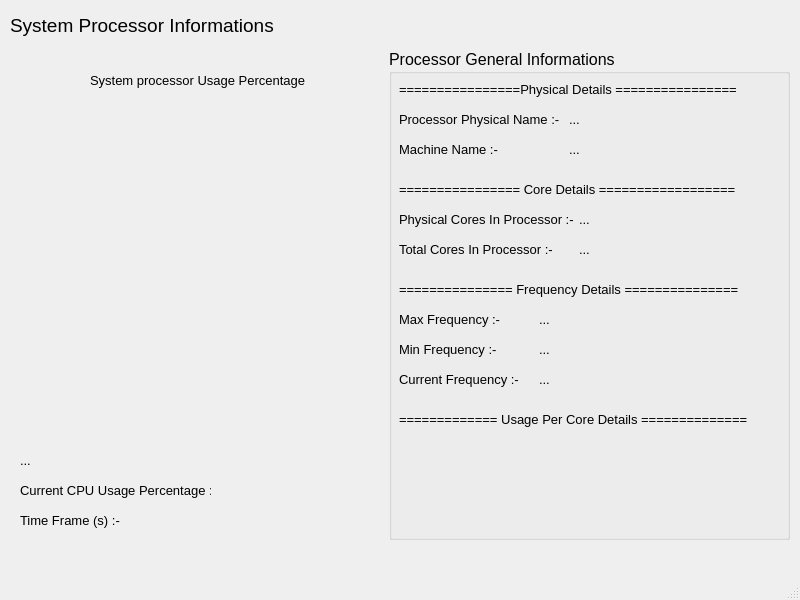
<?xml version="1.0" encoding="UTF-8"?>
<ui version="4.0">
 <class>ProcessorInformationWindow</class>
 <widget class="QMainWindow" name="ProcessorInformationWindow">
  <property name="geometry">
   <rect>
    <x>0</x>
    <y>0</y>
    <width>800</width>
    <height>600</height>
   </rect>
  </property>
  <property name="windowTitle">
   <string>MainWindow</string>
  </property>
  <widget class="QWidget" name="centralwidget">
   <widget class="QLabel" name="label_7">
    <property name="geometry">
     <rect>
      <x>10</x>
      <y>10</y>
      <width>271</width>
      <height>31</height>
     </rect>
    </property>
    <property name="font">
     <font>
      <pointsize>14</pointsize>
     </font>
    </property>
    <property name="text">
     <string>System Processor Informations</string>
    </property>
   </widget>
   <widget class="roundProgressBar" name="cpu_usage_progress" native="true">
    <property name="geometry">
     <rect>
      <x>20</x>
      <y>100</y>
      <width>341</width>
      <height>331</height>
     </rect>
    </property>
   </widget>
   <widget class="QGroupBox" name="groupBox">
    <property name="geometry">
     <rect>
      <x>389</x>
      <y>49</y>
      <width>401</width>
      <height>491</height>
     </rect>
    </property>
    <property name="font">
     <font>
      <pointsize>12</pointsize>
     </font>
    </property>
    <property name="title">
     <string>Processor General Informations</string>
    </property>
    <widget class="QLabel" name="label_13">
     <property name="geometry">
      <rect>
       <x>10</x>
       <y>160</y>
       <width>191</width>
       <height>21</height>
      </rect>
     </property>
     <property name="font">
      <font>
       <pointsize>10</pointsize>
      </font>
     </property>
     <property name="text">
      <string>Physical Cores In Processor :- </string>
     </property>
    </widget>
    <widget class="QLabel" name="label_14">
     <property name="geometry">
      <rect>
       <x>10</x>
       <y>190</y>
       <width>171</width>
       <height>21</height>
      </rect>
     </property>
     <property name="font">
      <font>
       <pointsize>10</pointsize>
      </font>
     </property>
     <property name="text">
      <string>Total Cores In Processor :- </string>
     </property>
    </widget>
    <widget class="QLabel" name="label_15">
     <property name="geometry">
      <rect>
       <x>10</x>
       <y>260</y>
       <width>171</width>
       <height>21</height>
      </rect>
     </property>
     <property name="font">
      <font>
       <pointsize>10</pointsize>
      </font>
     </property>
     <property name="text">
      <string>Max Frequency :- </string>
     </property>
    </widget>
    <widget class="QLabel" name="label_16">
     <property name="geometry">
      <rect>
       <x>10</x>
       <y>290</y>
       <width>171</width>
       <height>21</height>
      </rect>
     </property>
     <property name="font">
      <font>
       <pointsize>10</pointsize>
      </font>
     </property>
     <property name="text">
      <string>Min Frequency :- </string>
     </property>
    </widget>
    <widget class="QLabel" name="label_17">
     <property name="geometry">
      <rect>
       <x>10</x>
       <y>320</y>
       <width>171</width>
       <height>21</height>
      </rect>
     </property>
     <property name="font">
      <font>
       <pointsize>10</pointsize>
      </font>
     </property>
     <property name="text">
      <string>Current Frequency :- </string>
     </property>
    </widget>
    <widget class="QLabel" name="label_19">
     <property name="geometry">
      <rect>
       <x>10</x>
       <y>130</y>
       <width>381</width>
       <height>21</height>
      </rect>
     </property>
     <property name="font">
      <font>
       <pointsize>10</pointsize>
      </font>
     </property>
     <property name="text">
      <string>================ Core Details ==================</string>
     </property>
    </widget>
    <widget class="QLabel" name="label_20">
     <property name="geometry">
      <rect>
       <x>10</x>
       <y>230</y>
       <width>381</width>
       <height>21</height>
      </rect>
     </property>
     <property name="font">
      <font>
       <pointsize>10</pointsize>
      </font>
     </property>
     <property name="text">
      <string>=============== Frequency Details ===============</string>
     </property>
    </widget>
    <widget class="QLabel" name="label_21">
     <property name="geometry">
      <rect>
       <x>10</x>
       <y>360</y>
       <width>381</width>
       <height>21</height>
      </rect>
     </property>
     <property name="font">
      <font>
       <pointsize>10</pointsize>
      </font>
     </property>
     <property name="text">
      <string>============= Usage Per Core Details ==============</string>
     </property>
    </widget>
    <widget class="QLabel" name="label_22">
     <property name="geometry">
      <rect>
       <x>10</x>
       <y>60</y>
       <width>171</width>
       <height>21</height>
      </rect>
     </property>
     <property name="font">
      <font>
       <pointsize>10</pointsize>
      </font>
     </property>
     <property name="text">
      <string>Processor Physical Name :- </string>
     </property>
    </widget>
    <widget class="QLabel" name="label_23">
     <property name="geometry">
      <rect>
       <x>10</x>
       <y>90</y>
       <width>121</width>
       <height>21</height>
      </rect>
     </property>
     <property name="font">
      <font>
       <pointsize>10</pointsize>
      </font>
     </property>
     <property name="text">
      <string>Machine Name :- </string>
     </property>
    </widget>
    <widget class="QLabel" name="label_24">
     <property name="geometry">
      <rect>
       <x>10</x>
       <y>30</y>
       <width>381</width>
       <height>21</height>
      </rect>
     </property>
     <property name="font">
      <font>
       <pointsize>10</pointsize>
      </font>
     </property>
     <property name="text">
      <string>================Physical Details ================</string>
     </property>
    </widget>
    <widget class="QLabel" name="physicalName_txt">
     <property name="geometry">
      <rect>
       <x>180</x>
       <y>60</y>
       <width>171</width>
       <height>21</height>
      </rect>
     </property>
     <property name="font">
      <font>
       <pointsize>10</pointsize>
      </font>
     </property>
     <property name="text">
      <string>...</string>
     </property>
    </widget>
    <widget class="QLabel" name="machineName_txt">
     <property name="geometry">
      <rect>
       <x>180</x>
       <y>90</y>
       <width>171</width>
       <height>21</height>
      </rect>
     </property>
     <property name="font">
      <font>
       <pointsize>10</pointsize>
      </font>
     </property>
     <property name="text">
      <string>...</string>
     </property>
    </widget>
    <widget class="QLabel" name="physicalCores_txt">
     <property name="geometry">
      <rect>
       <x>190</x>
       <y>160</y>
       <width>171</width>
       <height>21</height>
      </rect>
     </property>
     <property name="font">
      <font>
       <pointsize>10</pointsize>
      </font>
     </property>
     <property name="text">
      <string>...</string>
     </property>
    </widget>
    <widget class="QLabel" name="totalCores_txt">
     <property name="geometry">
      <rect>
       <x>190</x>
       <y>190</y>
       <width>201</width>
       <height>21</height>
      </rect>
     </property>
     <property name="font">
      <font>
       <pointsize>10</pointsize>
      </font>
     </property>
     <property name="text">
      <string>...</string>
     </property>
    </widget>
    <widget class="QLabel" name="maxFrequency_txt">
     <property name="geometry">
      <rect>
       <x>150</x>
       <y>260</y>
       <width>171</width>
       <height>21</height>
      </rect>
     </property>
     <property name="font">
      <font>
       <pointsize>10</pointsize>
      </font>
     </property>
     <property name="text">
      <string>...</string>
     </property>
    </widget>
    <widget class="QLabel" name="minFrequency_txt">
     <property name="geometry">
      <rect>
       <x>150</x>
       <y>290</y>
       <width>171</width>
       <height>21</height>
      </rect>
     </property>
     <property name="font">
      <font>
       <pointsize>10</pointsize>
      </font>
     </property>
     <property name="text">
      <string>...</string>
     </property>
    </widget>
    <widget class="QLabel" name="currentFrequency_txt">
     <property name="geometry">
      <rect>
       <x>150</x>
       <y>320</y>
       <width>171</width>
       <height>21</height>
      </rect>
     </property>
     <property name="font">
      <font>
       <pointsize>10</pointsize>
      </font>
     </property>
     <property name="text">
      <string>...</string>
     </property>
    </widget>
    <widget class="QWidget" name="gridLayoutWidget">
     <property name="geometry">
      <rect>
       <x>10</x>
       <y>390</y>
       <width>381</width>
       <height>80</height>
      </rect>
     </property>
     <layout class="QGridLayout" name="gridLayout"/>
    </widget>
   </widget>
   <widget class="QLabel" name="sysnodename_txt">
    <property name="geometry">
     <rect>
      <x>20</x>
      <y>450</y>
      <width>301</width>
      <height>21</height>
     </rect>
    </property>
    <property name="font">
     <font>
      <pointsize>10</pointsize>
     </font>
    </property>
    <property name="text">
     <string>...</string>
    </property>
   </widget>
   <widget class="QLabel" name="label_11">
    <property name="geometry">
     <rect>
      <x>20</x>
      <y>480</y>
      <width>191</width>
      <height>21</height>
     </rect>
    </property>
    <property name="font">
     <font>
      <pointsize>10</pointsize>
     </font>
    </property>
    <property name="text">
     <string>Current CPU Usage Percentage :- </string>
    </property>
   </widget>
   <widget class="QLabel" name="label_12">
    <property name="geometry">
     <rect>
      <x>20</x>
      <y>510</y>
      <width>141</width>
      <height>21</height>
     </rect>
    </property>
    <property name="font">
     <font>
      <pointsize>10</pointsize>
     </font>
    </property>
    <property name="text">
     <string>Time Frame (s) :- </string>
    </property>
   </widget>
   <widget class="QLabel" name="sysnodename_txt_2">
    <property name="geometry">
     <rect>
      <x>90</x>
      <y>70</y>
      <width>221</width>
      <height>21</height>
     </rect>
    </property>
    <property name="font">
     <font>
      <pointsize>10</pointsize>
     </font>
    </property>
    <property name="text">
     <string>System processor Usage Percentage</string>
    </property>
   </widget>
   <widget class="QLabel" name="usedspace_lab">
    <property name="geometry">
     <rect>
      <x>220</x>
      <y>510</y>
      <width>21</width>
      <height>21</height>
     </rect>
    </property>
    <property name="font">
     <font>
      <pointsize>10</pointsize>
     </font>
    </property>
    <property name="text">
     <string/>
    </property>
   </widget>
   <widget class="QLabel" name="totlab_txt">
    <property name="geometry">
     <rect>
      <x>220</x>
      <y>480</y>
      <width>21</width>
      <height>21</height>
     </rect>
    </property>
    <property name="font">
     <font>
      <pointsize>10</pointsize>
     </font>
    </property>
    <property name="text">
     <string/>
    </property>
   </widget>
  </widget>
  <widget class="QMenuBar" name="menubar">
   <property name="geometry">
    <rect>
     <x>0</x>
     <y>0</y>
     <width>800</width>
     <height>21</height>
    </rect>
   </property>
  </widget>
  <widget class="QStatusBar" name="statusbar"/>
 </widget>
 <customwidgets>
  <customwidget>
   <class>roundProgressBar</class>
   <extends>QWidget</extends>
   <header>PySide2extn.RoundProgressBar.h</header>
   <container>1</container>
  </customwidget>
 </customwidgets>
 <resources/>
 <connections/>
</ui>
